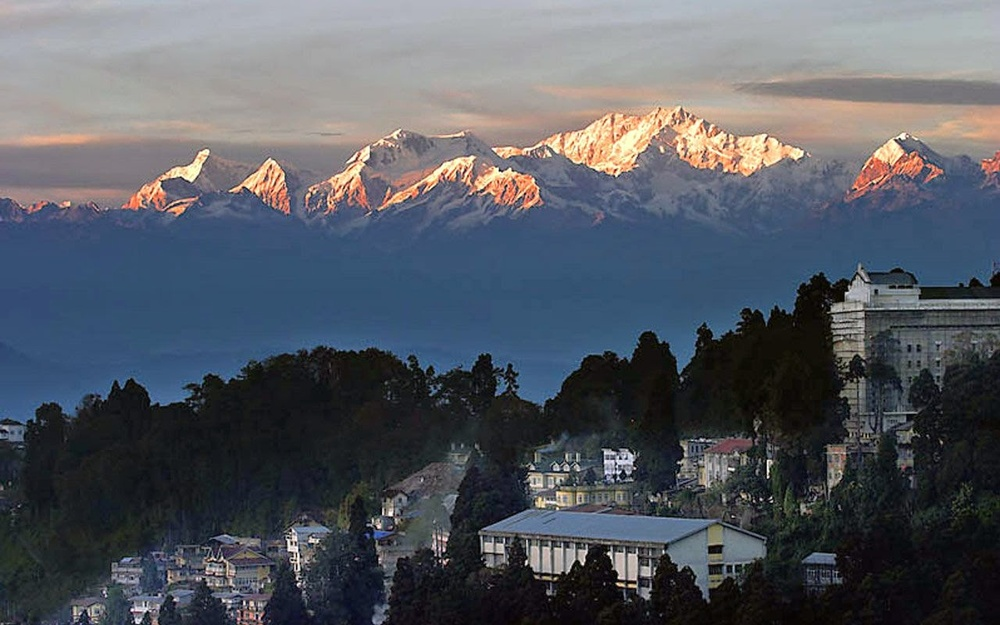
#> input picture dar.jpg, 1000 x 625 px, shrunk from 1280 x 800 before the run, found by its file name
$ python p3.py
#> lines starting #> are read from the running program, lines starting #| are printed output that depends on the picture

#  showing the image byusing path

import cv2

path=r"C:\Users\subha\Desktop\OpenCV\dar.jpg"

# image reading  in grayscale mode

img=cv2.imread(path,0)
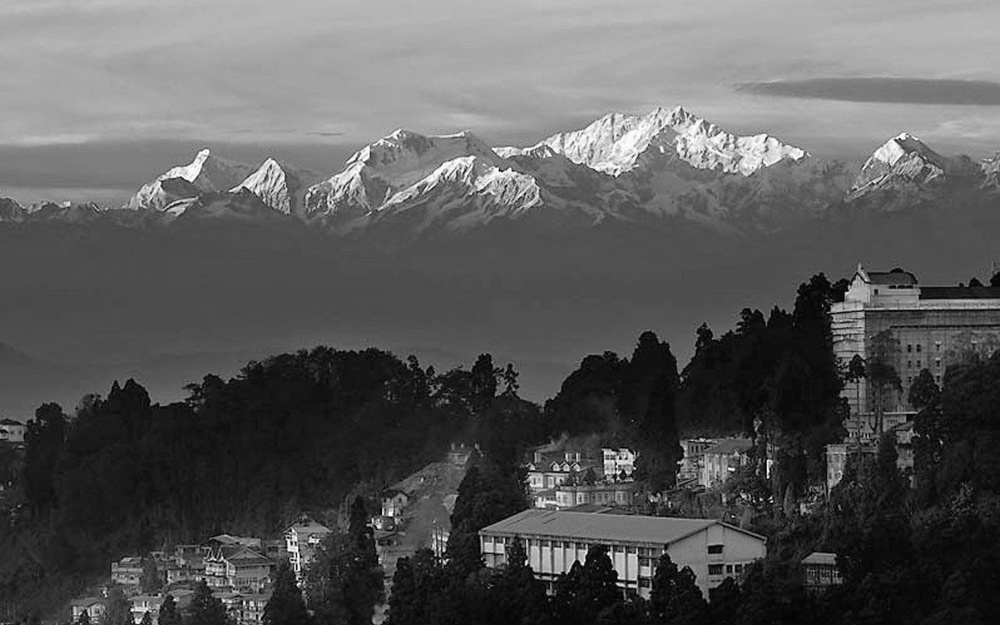
#> img: shape (625, 1000); min 0, max 255, mean 89.8

# naming the window

wwindow_name="Images"

cv2.imshow(wwindow_name,img)

# wating the window

cv2.waitKey(0)
